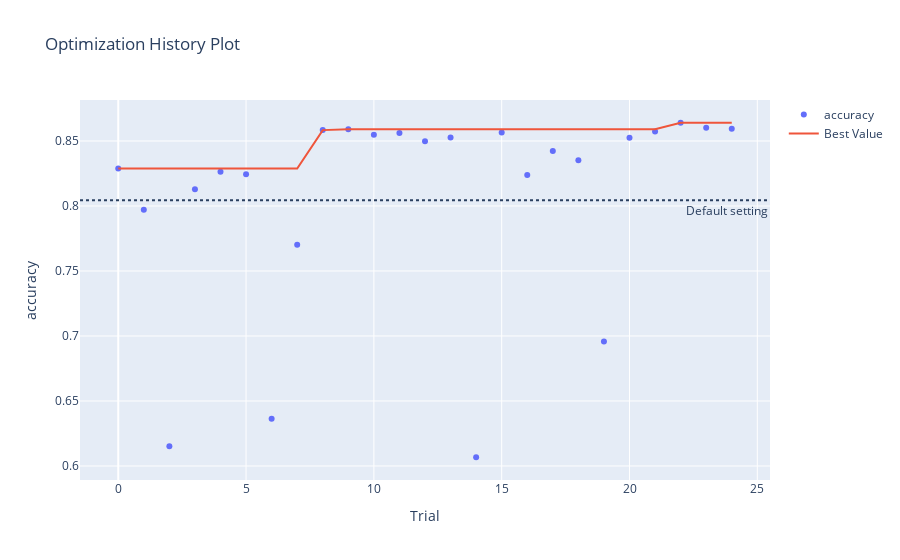

This figure's notebook cell:
### Code cell
svm.plot()

### Figure 1 — Plotly figure (JSON) as saved in the notebook; plotly's stock layout.template omitted (floating-point values rounded to 4 significant figures)
{"data": [{"mode": "markers", "name": "accuracy", "type": "scatter", "x": [0, 1, 2, 3, 4, 5, 6, 7, 8, 9, 10, 11, 12, 13, 14, 15, 16, 17, 18, 19, 20, 21, 22, 23, 24], "y": [0.8288, 0.7971, 0.6151, 0.8129, 0.8263, 0.8244, 0.6363, 0.7702, 0.8584, 0.859, 0.8548, 0.8561, 0.8497, 0.8526, 0.6067, 0.8566, 0.8239, 0.8424, 0.8353, 0.6958, 0.8524, 0.8573, 0.864, 0.8602, 0.8594]}, {"mode": "lines", "name": "Best Value", "type": "scatter", "x": [0, 1, 2, 3, 4, 5, 6, 7, 8, 9, 10, 11, 12, 13, 14, 15, 16, 17, 18, 19, 20, 21, 22, 23, 24], "y": [0.8288, 0.8288, 0.8288, 0.8288, 0.8288, 0.8288, 0.8288, 0.8288, 0.8584, 0.859, 0.859, 0.859, 0.859, 0.859, 0.859, 0.859, 0.859, 0.859, 0.859, 0.859, 0.859, 0.859, 0.864, 0.864, 0.864]}, {"marker": {"color": "#cccccc"}, "mode": "markers", "name": "Infeasible Trial", "showlegend": false, "type": "scatter", "x": [], "y": []}], "layout": {"annotations": [{"showarrow": false, "text": "Default setting", "x": 1, "xanchor": "right", "xref": "x domain", "y": 0.8044, "yanchor": "top", "yref": "y"}], "shapes": [{"line": {"dash": "dot"}, "type": "line", "x0": 0, "x1": 1, "xref": "x domain", "y0": 0.8044, "y1": 0.8044, "yref": "y"}], "title": {"text": "Optimization History Plot"}, "xaxis": {"title": {"text": "Trial"}}, "yaxis": {"title": {"text": "accuracy"}}}}
